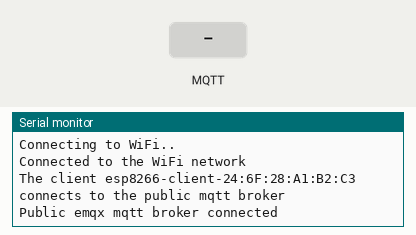
A sketch run on a simulated ESP8266 (NodeMCU). Parts: the last lines printed to the serial monitor. The inputs (shaded band) are chosen by the test bench. WiFi joins after 1.5 s; servers stay silent unless stated; no MQTT or app messages arrive unless stated.

Above: at 2.7 s.
2.8 s: MQTT message "5" arrives on the first subscribed topic
At 5.0 s:
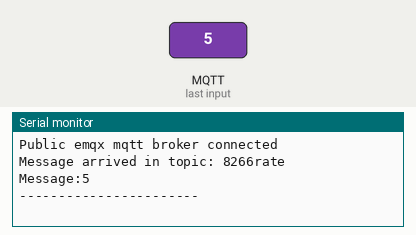
6.0 s: MQTT message "on" arrives on the first subscribed topic
At 8.6 s:
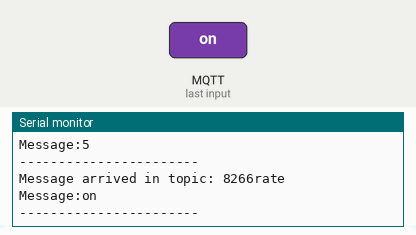
9.0 s: MQTT message "off" arrives on the first subscribed topic
At 10.9 s:
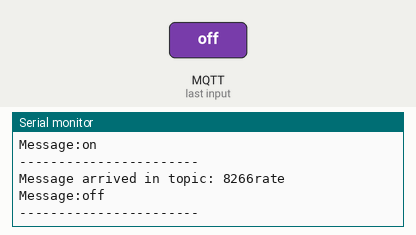

The sketch:

Distance.ino
```cpp
#include <ESP8266WiFi.h>
#include <PubSubClient.h>

const int trigPin = 12;//d6
const int echoPin = 14;//d5

//define sound velocity in cm/uS
#define SOUND_VELOCITY 0.034
#define CM_TO_INCH 0.393701

long duration;
float distanceCm;
float distanceInch;
int i = 0;
// WiFi
const char *ssid = "B-207@Museum_walk"; // Enter your WiFi name
const char *password = "GeaZvZqEp";  // Enter WiFi password

// MQTT Broker
const char *mqtt_broker = "broker.emqx.io";
const char *topic = "distanced";
const char *topic_3 = "8266rate";
const char *mqtt_username = "emqx";
const char *mqtt_password = "public";
const int mqtt_port = 1883;

  WiFiClient espClient;
  PubSubClient client(espClient);
int timeRange = 30000;

void setup() {
  Serial.begin(115200); // Starts the serial communication
  pinMode(trigPin, OUTPUT); // Sets the trigPin as an Output
  pinMode(echoPin, INPUT); // Sets the echoPin as an Input

   WiFi.begin(ssid, password);
    while (WiFi.status() != WL_CONNECTED) {
        delay(500);
        Serial.println("Connecting to WiFi..");
    }
    Serial.println("Connected to the WiFi network");
    //connecting to a mqtt broker
    client.setServer(mqtt_broker, mqtt_port);
    client.setCallback(callback);
    while (!client.connected()) {
        String client_id = "esp8266-client-";
        client_id += String(WiFi.macAddress());
        Serial.printf("The client %s connects to the public mqtt broker\n", client_id.c_str());
        if (client.connect(client_id.c_str(), mqtt_username, mqtt_password)) {
            Serial.println("Public emqx mqtt broker connected");
        } else {
            Serial.print("failed with state ");
            Serial.print(client.state());
            delay(2000);
        }
    }
    client.subscribe(topic_3);
}
void collect(){
  // Clears the trigPin
  digitalWrite(trigPin, LOW);
  delayMicroseconds(2);
  // Sets the trigPin on HIGH state for 10 micro seconds
  digitalWrite(trigPin, HIGH);
  delayMicroseconds(10);
  digitalWrite(trigPin, LOW);

  // Reads the echoPin, returns the sound wave travel time in microseconds
  duration = pulseIn(echoPin, HIGH);

  // Calculate the distance
  distanceCm =16.18 - duration * SOUND_VELOCITY/2;

  // Convert to inches
  distanceInch = distanceCm * CM_TO_INCH;

  // Prints the distance on the Serial Monitor
  Serial.print("Distance (cm): ");
  Serial.println(distanceCm);
  Serial.print("Distance (inch): ");
  Serial.println(distanceInch);
  // publish and subscribe
}
void reconnect() {
  while (!client.connected()) {
    if (client.connect("8266",mqtt_username, mqtt_password)) {
      Serial.println("MQTT connected");
    } else {
      Serial.print("failed, rc=");
      Serial.print(client.state());
      Serial.println(" try again in 5 seconds");
      delay(5000);  // 等5秒之後再重試
    }
  }
}
void callback(char *topic, byte *payload, unsigned int length) {
    Serial.print("Message arrived in topic: ");
    Serial.println(topic);
    Serial.print("Message:");
    char chTemp[1024] = {};
    for (int i = 0; i < length; i++) {
        Serial.print((char) payload[i]);
        chTemp[i] = (char)payload[i];
    }
    Serial.println();
    String ss = chTemp;
    timeRange = atoi(ss.c_str());
    memset(chTemp, 0x00, 1024);
    Serial.println();
    Serial.println("-----------------------");
}

void loop() {
  if(i == timeRange ||i == 30000){
    collect();
    i=0;
  }
  i+=3000;
  if (!client.connected()) {
    reconnect();
  }
  client.publish(topic, String(distanceCm).c_str(), true);
  client.loop();
  delay(3000);
}
```

Measured:
- after the input at 2.8 s, the serial monitor: prints a new line after 1.8 s (image 1)
- after the input at 6.0 s, the serial monitor: prints a new line after 1.6 s (image 2)
- after the input at 9.0 s, the serial monitor: prints a new line after 1.6 s (image 3)
